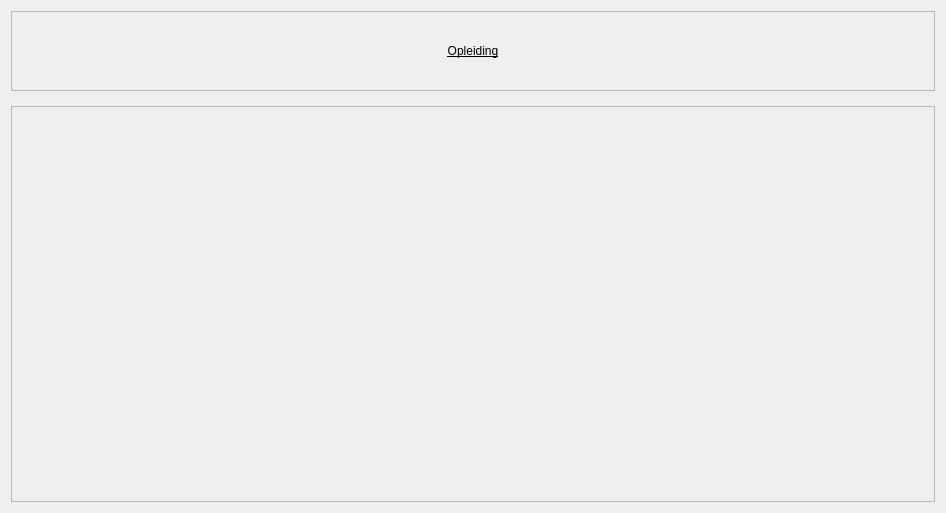
                            <widget class="QWidget" name="scrollAreaWidgetContents_10">
                             <property name="geometry">
                              <rect>
                               <x>0</x>
                               <y>0</y>
                               <width>946</width>
                               <height>513</height>
                              </rect>
                             </property>
                             <property name="styleSheet">
                              <string notr="true">font: 75 12pt &quot;Roboto Condensed&quot;;</string>
                             </property>
                             <layout class="QVBoxLayout" name="verticalLayout_47">
                              <property name="spacing">
                               <number>15</number>
                              </property>
                              <item>
                               <widget class="QFrame" name="frame_39">
                                <property name="maximumSize">
                                 <size>
                                  <width>16777215</width>
                                  <height>80</height>
                                 </size>
                                </property>
                                <property name="frameShape">
                                 <enum>QFrame::StyledPanel</enum>
                                </property>
                                <property name="frameShadow">
                                 <enum>QFrame::Raised</enum>
                                </property>
                                <layout class="QGridLayout" name="gridLayout_21">
                                 <property name="leftMargin">
                                  <number>100</number>
                                 </property>
                                 <property name="rightMargin">
                                  <number>100</number>
                                 </property>
                                 <item row="1" column="2">
                                  <widget class="QLabel" name="label_50">
                                   <property name="styleSheet">
                                    <string notr="true">font: bold 14pt &quot;Roboto Condensed&quot;;
text-decoration:underline;</string>
                                   </property>
                                   <property name="text">
                                    <string>Opleiding</string>
                                   </property>
                                   <property name="alignment">
                                    <set>Qt::AlignCenter</set>
                                   </property>
                                  </widget>
                                 </item>
                                </layout>
                               </widget>
                              </item>
                              <item>
                               <widget class="QFrame" name="frame_40">
                                <property name="styleSheet">
                                 <string notr="true"/>
                                </property>
                                <property name="frameShape">
                                 <enum>QFrame::StyledPanel</enum>
                                </property>
                                <property name="frameShadow">
                                 <enum>QFrame::Sunken</enum>
                                </property>
                                <layout class="QGridLayout" name="gridLayout_22">
                                 <property name="rightMargin">
                                  <number>11</number>
                                 </property>
                                </layout>
                               </widget>
                              </item>
                             </layout>
                            </widget>
